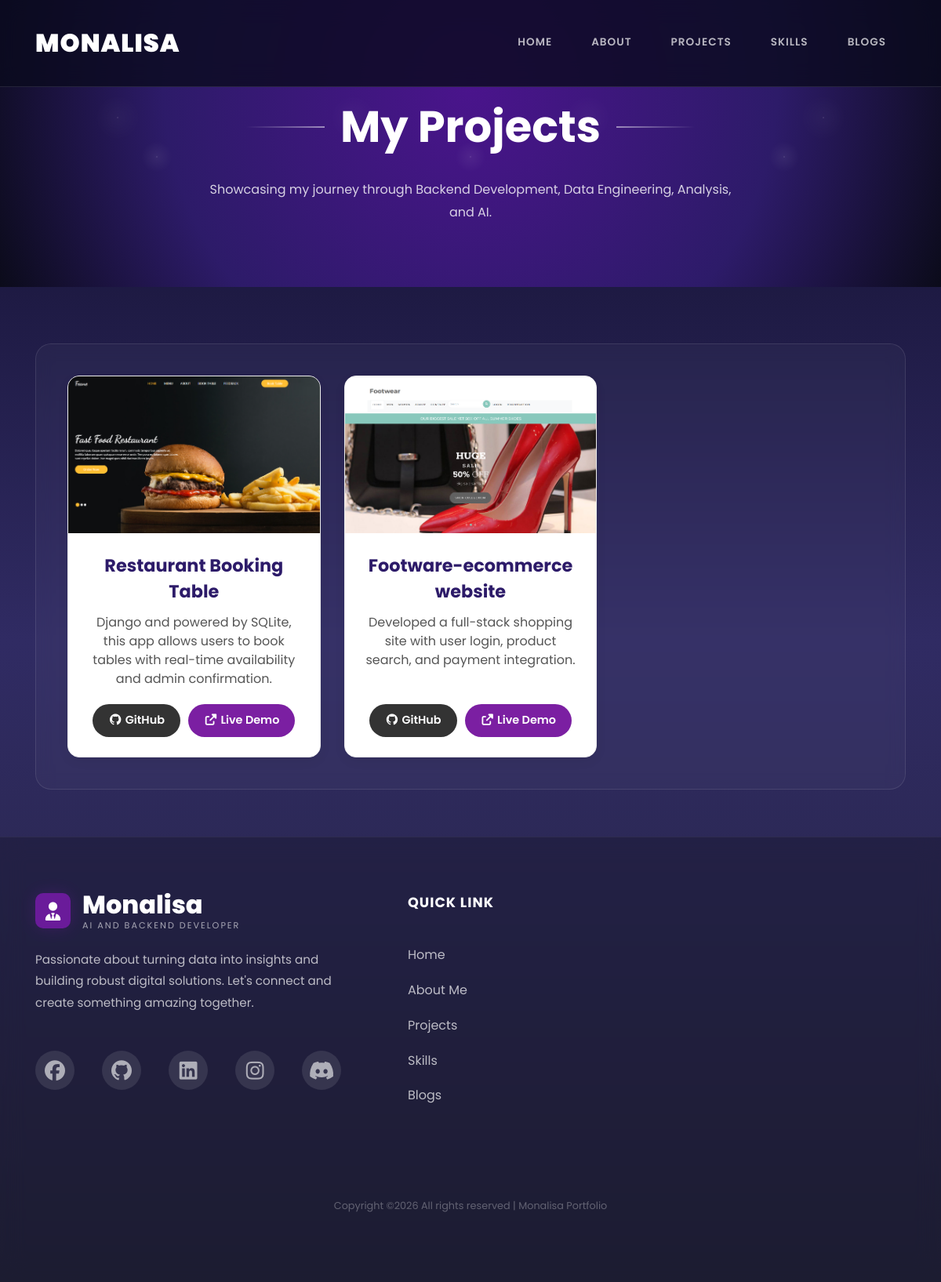
/projects/, run on the app's committed database.
### app/models.py (models this page shows, shortened)
class Projects_list(models.Model):
    CATEGORY_CHOICES = [
        ('Backend', 'Backend Projects'),
        ('Data Engineering', 'Data Engineering Projects'),
        ('Data Analysis', 'Data Analysis Projects'),
        ('AI & Machine Learning', 'AI & Machine Learning Projects'),
    ]
    Name= models.CharField(max_length=200)
    sub_title = models.CharField(max_length=200, blank=True, null=True)
    category = models.CharField(max_length=50, choices=CATEGORY_CHOICES, default='Backend')
    Description =models.TextField()
    project_link = models.URLField()
    project_image =models.ImageField(upload_to="my_projects")
    github_link = models.URLField(default='not_available')
    vedio_link = models.URLField(default='not available')
    created_at = models.DateTimeField(auto_now_add=True)

class Personal_Info(models.Model):
    name = models.CharField(max_length=200)
    Job_role= models.CharField(max_length=200)
    address = models.CharField(max_length=200)
    experience = models.CharField(max_length=200)
    phone_number= models.IntegerField()
    email_address = models.EmailField()
    reusme_link =models.URLField(default='not_available')
    linkedin = models.URLField(default='https://github.com/MONAlIS-A')
    facebook_link =models.URLField(default='https://github.com/MONAlIS-A')
    instagram_link= models.URLField(default='https://github.com/MONAlIS-A')
    github_link = models.URLField(default='https://github.com/')
    discord_link =models.URLField(default='https://github.com/MONAlIS-A')

### app/views.py (the view)
# urls.py: path('projects/', views.Projects, name='projects'),
def Projects(request):
    projects = Projects_list.objects.all().order_by('-created_at')
    data = Personal_Info.objects.all()
    return render(request, 'app/projects.html', {'projects': projects, 'data': data})

### app/templates/app/projects.html (shortened to what this page needs)
{% extends 'common_code/base.html' %}
{% load static %}
{% block main-content %}
<section class="projects-page">
    <div class="projects-hero">
        <div class="container">
            <div class="projects-title-container" data-aos="fade-down">
                <h1>My Projects</h1>
            </div>
            <p class="mt-4" style="max-width: 700px; margin: 0 auto; opacity: 0.8;">
                Showcasing my journey through Backend Development, Data Engineering, Analysis, and AI.
            </p>
        </div>
    </div>
    <div class="container mt-5 pt-4">
        {% regroup projects by get_category_display as category_list %}
        {% if projects %}
            {% for group in category_list %}
            <div class="category-section" data-aos="fade-up">
                <div class="category-content">
                    {% for project in group.list %}
                    <div class="project-card">
                        <div class="project-image-wrapper">
                            {% if project.project_image %}
                                <img src="{{ project.project_image.url }}" alt="{{ project.Name }}">
                            {% else %}
                                <div style="width: 100%; height: 100%; background: #eee; display: flex; align-items: center; justify-content: center; color: #ccc;">
                                    <i class="fas fa-image fa-3x"></i>
                                </div>
                            {% endif %}
                        </div>
                        <div class="project-info">
                            <div>
                                <h3>{{ project.Name }}</h3>
                                <p class="project-desc">{{ project.Description|truncatewords:20 }}</p>
                            </div>
                            <div class="project-links">
                                {% if project.github_link and project.github_link != 'not_available' %}
                                    <a href="{{ project.github_link }}" target="_blank" class="btn-project btn-github">
                                        <i class="fab fa-github"></i> GitHub
                                    </a>
                                {% endif %}
                                {% if project.project_link and project.project_link != 'not_available' %}
                                    <a href="{{ project.project_link }}" target="_blank" class="btn-project btn-live">
                                        <i class="fas fa-external-link-alt"></i> Live Demo
                                    </a>
                                {% endif %}
                            </div>
                        </div>
                    </div>
                    {% endfor %}
                </div>
            </div>
            {% endfor %}
        {% else %}
            <div class="text-center py-5">
                <h3>No projects found. Add some from the admin panel!</h3>
            </div>
        {% endif %}
    </div>
</section>
{% endblock main-content %}

### app/templates/common_code/base.html (shortened to what this page needs)
{% load static %}
<!DOCTYPE html>
<html lang="en">
  <head>
    <link rel="stylesheet" href="https://cdnjs.cloudflare.com/ajax/libs/font-awesome/7.0.0/css/all.min.css">
    <link rel="stylesheet" href="{% static 'app/css/open-iconic-bootstrap.min.css' %}">
    <link rel="stylesheet" href="{% static 'app/css/animate.css' %}">
    <link rel="stylesheet" href="{% static 'app/css/owl.carousel.min.css' %}">
    <link rel="stylesheet" href="{% static 'app/css/owl.theme.default.min.css' %}">
    <link rel="stylesheet" href="{% static 'app/css/magnific-popup.css' %}">
    <link rel="stylesheet" href="{% static 'app/css/aos.css' %}">
    <link rel="stylesheet" href="{% static 'app/css/ionicons.min.css' %}">
    <link rel="stylesheet" href="{% static 'app/css/flaticon.css' %}">
    <link rel="stylesheet" href="{% static 'app/css/icomoon.css' %}">
    <link rel="stylesheet" href="{% static 'app/css/style.css' %}">
	<link rel="stylesheet" href="{% static 'app/css/my_style.css' %}">
  </head>
  <body data-spy="scroll" data-target=".site-navbar-target" data-offset="300">
    <nav class="navbar navbar-expand-lg navbar-dark ftco_navbar ftco-navbar-light site-navbar-target" id="ftco-navbar">
	    <div class="container">
	      <a class="navbar-brand" href="{% url 'home' %}">Monalisa</a>
	      <div class="collapse navbar-collapse" id="ftco-nav">
	        <ul class="navbar-nav nav ml-auto">
	          <li class="nav-item"><a href="{% url 'home' %}" class="nav-link"><span>Home</span></a></li>
	          <li class="nav-item"><a href="{% url 'about' %}" class="nav-link"><span>About</span></a></li>
	          <li class="nav-item"><a href="{% url 'projects' %}" class="nav-link"><span>Projects</span></a></li>
	          <li class="nav-item"><a href="{% url 'skills' %}" class="nav-link"><span>Skills</span></a></li>
              <li class="nav-item"><a href="{% url 'blogs' %}" class="nav-link"><span>Blogs</span></a></li>
	        </ul>
	      </div>
	    </div>
	</nav>
	{% block main-content %}
 	{% endblock %}
    <footer class="ftco-footer ftco-section" style="background: rgba(0, 0, 0, 0.2); backdrop-filter: blur(15px); padding: 70px 0; border-top: 1px solid rgba(255,255,255,0.05);">
		<div class="container">
            {% for p in data %}
		  <div class="row">
			<div class="col-md-5 mb-4 mb-md-0">
			  <div class="ftco-footer-widget">
				<div class="d-flex align-items-center mb-4">
                    <div style="background: #6a1b9a; width: 45px; height: 45px; border-radius: 10px; display: flex; align-items: center; justify-content: center; margin-right: 15px; box-shadow: 0 0 20px rgba(106, 27, 154, 0.3);">
                        <i class="fas fa-user-tie" style="color: #fff; font-size: 1.5rem;"></i>
                    </div>
                    <h2 class="footer-heading" style="color: #fff; font-size: 2rem; font-weight: 800; margin: 0; line-height: 1;">{{ p.name }} <span style="display: block; font-size: 0.7rem; font-weight: 400; letter-spacing: 2px; color: rgba(255,255,255,0.6); margin-top: 5px; text-transform: uppercase;">{{ p.Job_role }}</span></h2>
                </div>
				<p style="color: rgba(255,255,255,0.7); line-height: 1.8; font-size: 0.95rem; max-width: 400px;">Passionate about turning data into insights and building robust digital solutions. Let's connect and create something amazing together.</p>
				<ul class="ftco-footer-social list-unstyled mt-5 d-flex" style="gap: 25px;">
				  <li><a href="{{ p.facebook_link }}" style="color: #fff; font-size: 1.4rem; transition: 0.3s;"><span class="fab fa-facebook"></span></a></li>
				  <li><a href="{{ p.github_link }}" style="color: #fff; font-size: 1.4rem; transition: 0.3s;"><span class="fab fa-github"></span></a></li>
				  <li><a href="{{ p.linkedin }}" style="color: #fff; font-size: 1.4rem; transition: 0.3s;"><span class="fab fa-linkedin"></span></a></li>
				  <li><a href="{{ p.instagram_link }}" style="color: #fff; font-size: 1.4rem; transition: 0.3s;"><span class="fab fa-instagram"></span></a></li>
				  <li><a href="{{ p.discord_link }}" style="color: #fff; font-size: 1.4rem; transition: 0.3s;"><span class="fab fa-discord"></span></a></li>
				</ul>
			  </div>
			</div>
			<div class="col-md-3 mb-4 mb-md-0">
			  <div class="ftco-footer-widget">
				<h2 class="footer-heading" style="color: #fff; font-size: 1.1rem; font-weight: 700; letter-spacing: 1px; margin-bottom: 40px; text-transform: uppercase;">Quick Link</h2>
				<ul class="list-unstyled">
				  <li class="mb-3"><a href="{% url 'home' %}" style="color: rgba(255,255,255,0.7); text-decoration: none; transition: 0.3s;">Home</a></li>
				  <li class="mb-3"><a href="{% url 'about' %}" style="color: rgba(255,255,255,0.7); text-decoration: none; transition: 0.3s;">About Me</a></li>
				  <li class="mb-3"><a href="{% url 'projects' %}" style="color: rgba(255,255,255,0.7); text-decoration: none; transition: 0.3s;">Projects</a></li>
				  <li class="mb-3"><a href="{% url 'skills' %}" style="color: rgba(255,255,255,0.7); text-decoration: none; transition: 0.3s;">Skills</a></li>
                  <li class="mb-3"><a href="{% url 'blogs' %}" style="color: rgba(255,255,255,0.7); text-decoration: none; transition: 0.3s;">Blogs</a></li>
				</ul>
			  </div>
			</div>
		  </div>
            {% endfor %}
            <div class="row mt-5">
                <div class="col-md-12 text-center">
                    <p style="color: rgba(255,255,255,0.3); font-size: 0.8rem; margin-top: 50px;">
                        Copyright &copy;<script>document.write(new Date().getFullYear());</script> All rights reserved | Monalisa Portfolio
                    </p>
                </div>
            </div>
		</div>
	 </footer>
  </body>
</html>

### app/templates/app/projects.html (style rules this page uses)
:root { --primary-purple: #4a148c; --accent-purple: #7b1fa2; --nav-purple: #6a1b9a; --bg-light: #f5f7ff; --card-shadow: 0 10px 30px rgba(0, 0, 0, 0.1); --glass-bg: rgba(255, 255, 255, 0.85); }
body { background: #0f0c29; background: linear-gradient(to bottom, #0f0c29, #302b63, #24243e); color: #fff; font-family: 'Poppins', sans-serif; }
.projects-hero { background: radial-gradient(circle at 50% 30%, #4a148c 0%, #2d1b69 60%, #0b0b1a 100%); padding: 120px 0 80px; position: relative; overflow: hidden; color: #fff; text-align: center; }
.projects-hero::before { content: ""; position: absolute; top: 0; left: 0; right: 0; bottom: 0; background-image: radial-gradient(white, rgba(255, 255, 255, .2) 1px, transparent 20px), radial-gradient(white, rgba(255, 255, 255, .1) 1px, transparent 30px); background-size: 400px 400px, 300px 300px; opacity: 0.3; animation: stars-move 150s linear infinite; }
.projects-title-container { position: relative; display: inline-block; z-index: 2; }
.projects-title-container h1 { font-size: 3.5rem; font-weight: 700; margin: 0; display: flex; align-items: center; gap: 20px; }
.projects-title-container h1::before, .projects-title-container h1::after { content: ""; height: 2px; width: 100px; background: #fff; opacity: 0.5; position: relative; }
.projects-title-container h1::before { background: linear-gradient(to right, transparent, #fff); }
.projects-title-container h1::after { background: linear-gradient(to left, transparent, #fff); }
.category-section { margin-bottom: 60px; background: rgba(255, 255, 255, 0.03); backdrop-filter: blur(10px); border-radius: 20px; overflow: hidden; border: 1px solid rgba(255, 255, 255, 0.1); }
.category-content { padding: 40px; display: grid; grid-template-columns: repeat(auto-fill, minmax(320px, 1fr)); gap: 30px; }
.project-card { background: #fff; border-radius: 15px; overflow: hidden; transition: all 0.3s ease; border: 1px solid #eee; display: flex; flex-direction: column; height: 100%; box-shadow: 0 5px 15px rgba(0,0,0,0.05); }
.project-image-wrapper { height: 200px; overflow: hidden; position: relative; background: #f0f0f0; }
.project-image-wrapper img { width: 100%; height: 100%; object-fit: cover; transition: transform 0.5s ease; }
.project-info { padding: 25px; text-align: center; flex-grow: 1; display: flex; flex-direction: column; justify-content: space-between; }
.project-info h3 { margin: 0 0 10px; font-size: 1.4rem; font-weight: 700; color: #2d1b69; }
.project-desc { font-size: 1rem; color: #555; margin-bottom: 20px; line-height: 1.5; }
.project-links { display: flex; gap: 10px; justify-content: center; }
.btn-project { padding: 8px 20px; border-radius: 50px; font-weight: 600; text-decoration: none; transition: all 0.3s; font-size: 0.9rem; }
.btn-github { background: #333; color: #fff; }
.btn-live { background: #7b1fa2; color: #fff; }

### app/templates/common_code/base.html (style rules this page uses)
#ftco-navbar { background: rgba(10, 10, 30, 0.8) !important; backdrop-filter: blur(15px); border-bottom: 1px solid rgba(255, 255, 255, 0.1); padding: 15px 0; transition: all 0.3s; }
#ftco-navbar .navbar-brand { font-weight: 900; font-size: 2rem; color: #fff !important; letter-spacing: 1px; text-transform: uppercase; }
#ftco-navbar .nav-link { color: rgba(255, 255, 255, 0.7) !important; font-weight: 600; padding: 12px 25px !important; transition: all 0.3s; text-transform: uppercase; font-size: 0.85rem; letter-spacing: 1px; }

### data on the page
Projects_list: project_image (picture), Name "Restaurant Booking Table", Description "Django and powered by SQLite, this app allows users to book tables with real-time availability and admin confirmation."
Projects_list: project_image (picture), Name "Footware-ecommerce website", Description "Developed a full-stack shopping site with user login, product search, and payment integration."
Personal_Info: name "Monalisa", Job_role "AI AND BACKEND DEVELOPER"
